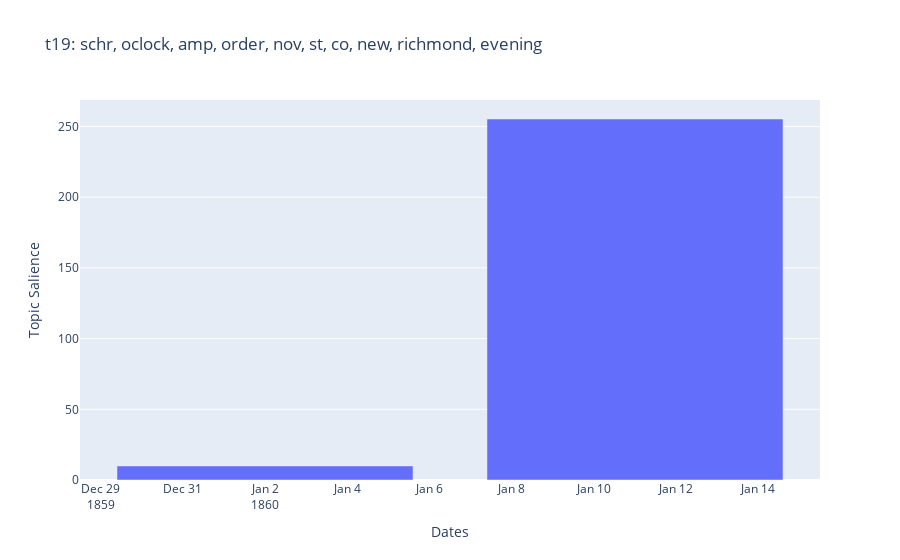

The cell this chart's notebook holds for it:
### Code cell
# Create the data for the bar chart
bar_data = go.Bar(
    x=topicSumM["month"], 
    y=topicSumM[topic]
)
# Create the layout information for display
layout = go.Layout(
    title=topic+": "+topicDic[topic],    
    xaxis=dict(title='Dates'),
    yaxis=dict(title='Topic Salience')
)
# These two together create the "figure"
figure = go.Figure(data=[bar_data], layout=layout)
# Use "iplot" to create the figure in the Jupyter notebook
iplot(figure)
# use "plot" to create a HTML file for sharing / embedding
#plot(figure)

### Figure 1 — Plotly figure (JSON) as saved in the notebook; plotly's stock layout.template omitted (floating-point values rounded to 4 significant figures)
{"data": [{"type": "bar", "x": ["1860-01-02T00:00:00", "1860-01-11T00:00:00"], "y": [9.91, 255.3]}], "layout": {"title": {"text": "t19: schr, oclock, amp, order, nov, st, co, new, richmond, evening"}, "xaxis": {"title": {"text": "Dates"}}, "yaxis": {"title": {"text": "Topic Salience"}}}}
